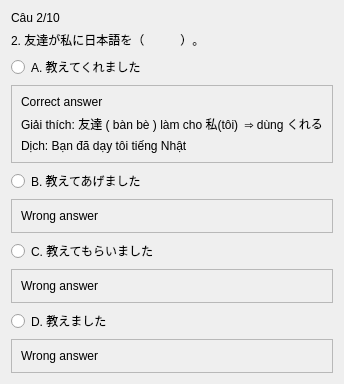
               <widget class="QWidget" name="bai2_cau2">
                <layout class="QVBoxLayout" name="layout_bai2_cau2">
                 <item>
                  <widget class="QLabel" name="bai2_progress2">
                   <property name="text">
                    <string>Câu 2/10</string>
                   </property>
                  </widget>
                 </item>
                 <item>
                  <widget class="QLabel" name="bai2_question2">
                   <property name="text">
                    <string>2. 友達が私に日本語を（　　　）。</string>
                   </property>
                   <property name="wordWrap">
                    <bool>true</bool>
                   </property>
                  </widget>
                 </item>
                 <item>
                  <widget class="QRadioButton" name="bai2_2_A">
                   <property name="text">
                    <string>A. 教えてくれました</string>
                   </property>
                  </widget>
                 </item>
                 <item>
                  <widget class="QFrame" name="frame_45">
                   <property name="frameShape">
                    <enum>QFrame::StyledPanel</enum>
                   </property>
                   <property name="frameShadow">
                    <enum>QFrame::Raised</enum>
                   </property>
                   <layout class="QVBoxLayout" name="verticalLayout_50">
                    <item>
                     <widget class="QLabel" name="label_83">
                      <property name="text">
                       <string>Correct answer</string>
                      </property>
                     </widget>
                    </item>
                    <item>
                     <widget class="QLabel" name="label_84">
                      <property name="text">
                       <string>Giải thích: 友達 ( bàn bè ) làm cho 私(tôi)  ⇒ dùng くれる</string>
                      </property>
                     </widget>
                    </item>
                    <item>
                     <widget class="QLabel" name="label_82">
                      <property name="text">
                       <string>Dịch: Bạn đã dạy tôi tiếng Nhật</string>
                      </property>
                     </widget>
                    </item>
                   </layout>
                  </widget>
                 </item>
                 <item>
                  <widget class="QRadioButton" name="bai2_2_B">
                   <property name="text">
                    <string>B. 教えてあげました</string>
                   </property>
                  </widget>
                 </item>
                 <item>
                  <widget class="QFrame" name="frame_46">
                   <property name="frameShape">
                    <enum>QFrame::StyledPanel</enum>
                   </property>
                   <property name="frameShadow">
                    <enum>QFrame::Raised</enum>
                   </property>
                   <layout class="QVBoxLayout" name="verticalLayout_51">
                    <item>
                     <widget class="QLabel" name="label_85">
                      <property name="text">
                       <string>Wrong answer</string>
                      </property>
                     </widget>
                    </item>
                   </layout>
                  </widget>
                 </item>
                 <item>
                  <widget class="QRadioButton" name="bai2_2_C">
                   <property name="text">
                    <string>C. 教えてもらいました</string>
                   </property>
                  </widget>
                 </item>
                 <item>
                  <widget class="QFrame" name="frame_47">
                   <property name="frameShape">
                    <enum>QFrame::StyledPanel</enum>
                   </property>
                   <property name="frameShadow">
                    <enum>QFrame::Raised</enum>
                   </property>
                   <layout class="QVBoxLayout" name="verticalLayout_52">
                    <item>
                     <widget class="QLabel" name="label_86">
                      <property name="text">
                       <string>Wrong answer</string>
                      </property>
                     </widget>
                    </item>
                   </layout>
                  </widget>
                 </item>
                 <item>
                  <widget class="QRadioButton" name="bai2_2_D">
                   <property name="text">
                    <string>D. 教えました</string>
                   </property>
                  </widget>
                 </item>
                 <item>
                  <widget class="QFrame" name="frame_48">
                   <property name="frameShape">
                    <enum>QFrame::StyledPanel</enum>
                   </property>
                   <property name="frameShadow">
                    <enum>QFrame::Raised</enum>
                   </property>
                   <layout class="QVBoxLayout" name="verticalLayout_53">
                    <item>
                     <widget class="QLabel" name="label_87">
                      <property name="text">
                       <string>Wrong answer</string>
                      </property>
                     </widget>
                    </item>
                   </layout>
                  </widget>
                 </item>
                </layout>
               </widget>
